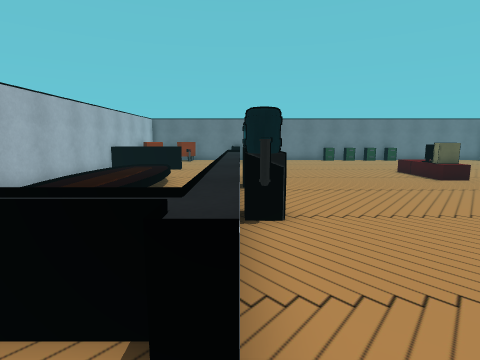
[1] (above)

23 first-person views from a walk through a scene from a Unity 3-D project. The camera is 1.5 m above the floor, tilts 8° down and sees 80° across. The floor is counted in squares, 1 m on a side. Each view is taken from the middle of a square. On the plan, view 1 faces up. The plan holds only what a view shows up to about 14 squares ahead; the rest is blank. The player character is not drawn. Some surface patterns are stand-ins.

[2]
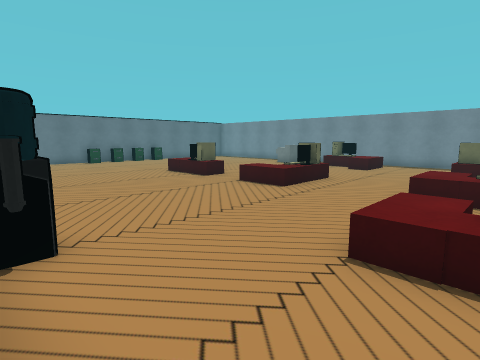

[3]
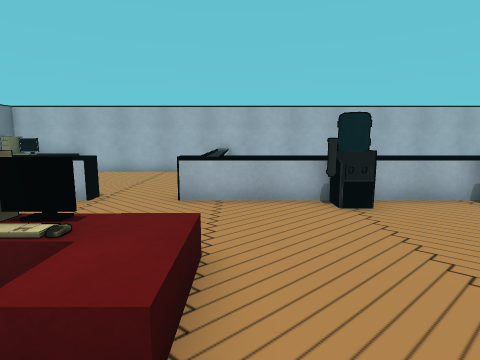

[4]
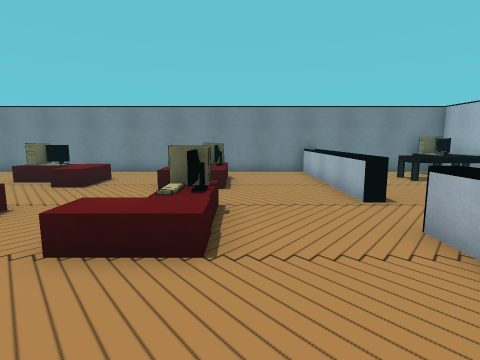

[5]
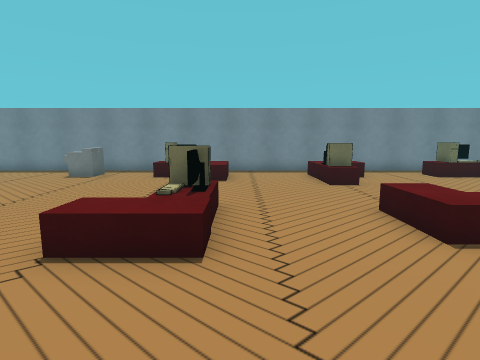

[6]
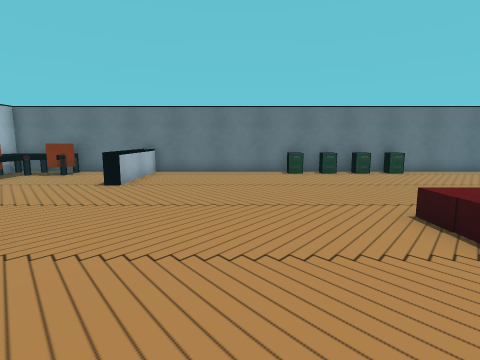

[7]
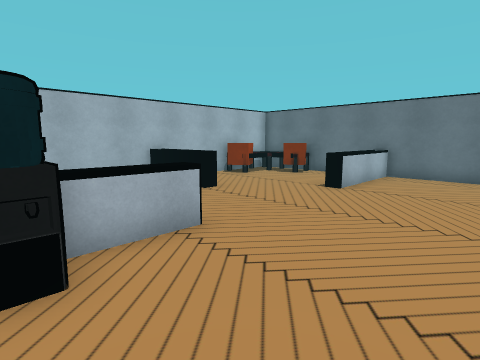

[8]
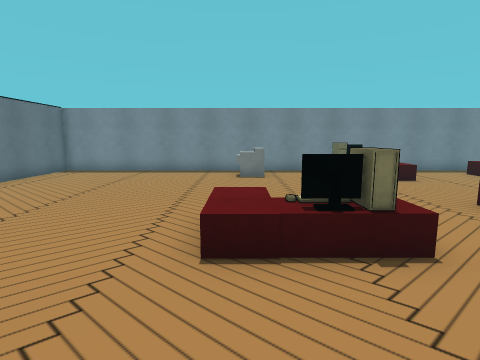

[9]
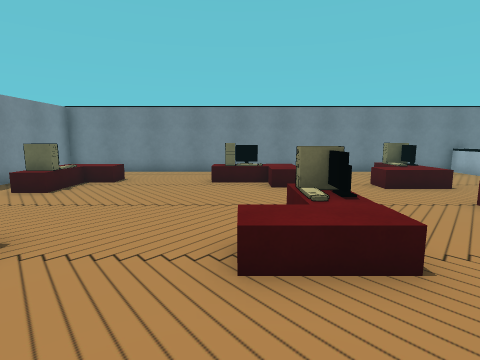

[10]
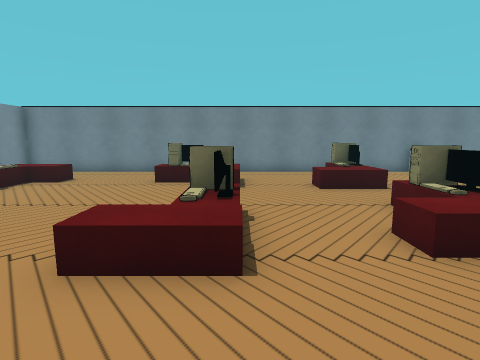

[11]
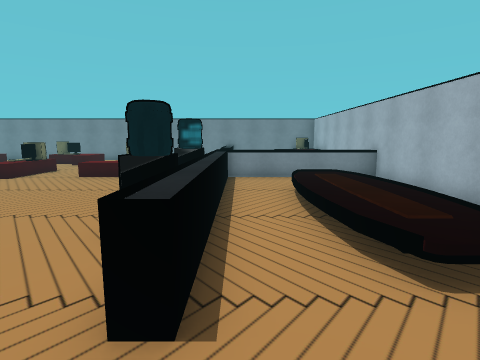

[12]
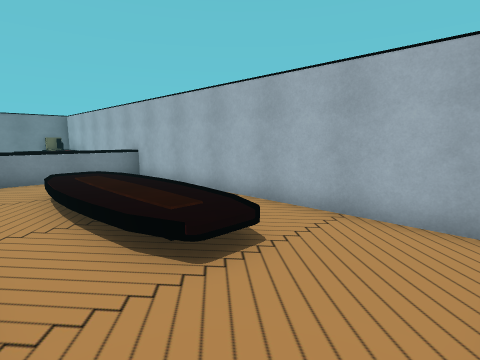

[13]
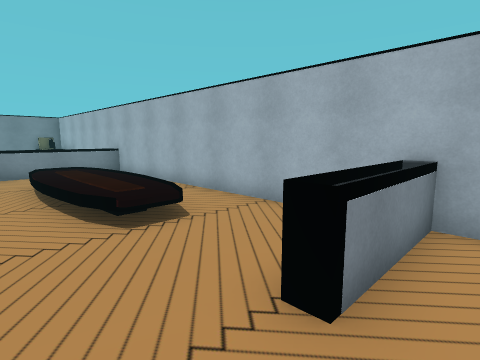

[14]
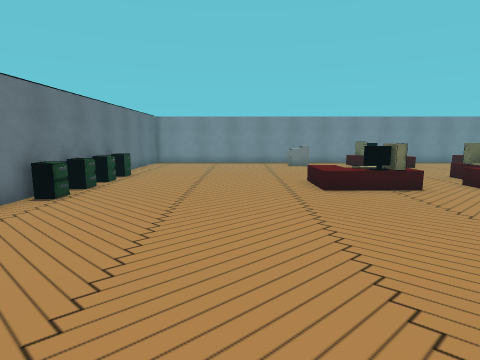

[15]
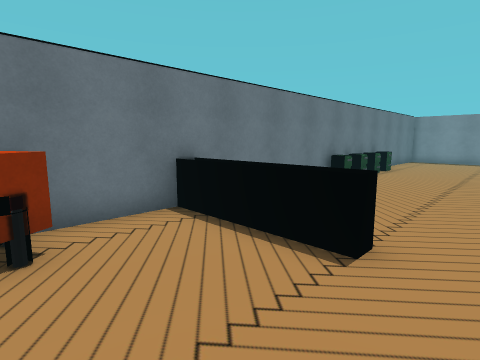

[16]
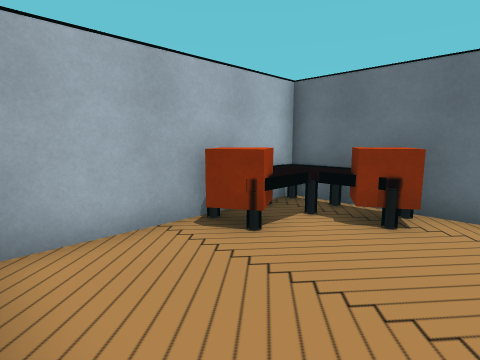

[17]
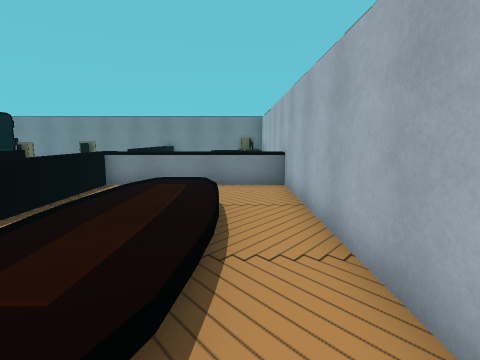

[18]
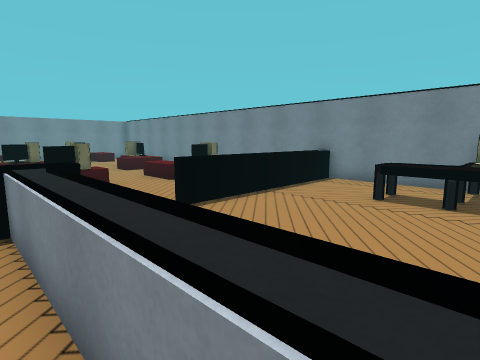

[19]
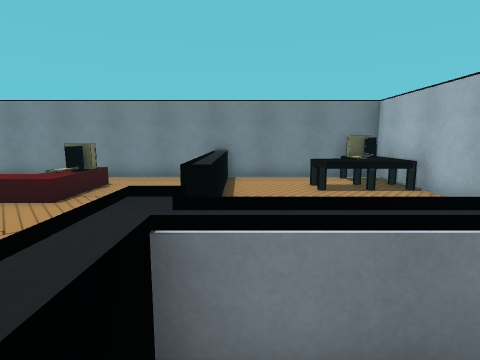

[20]
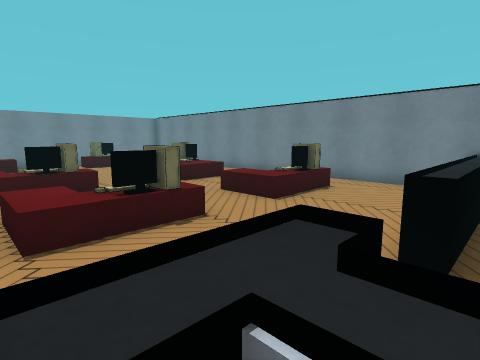

[21]
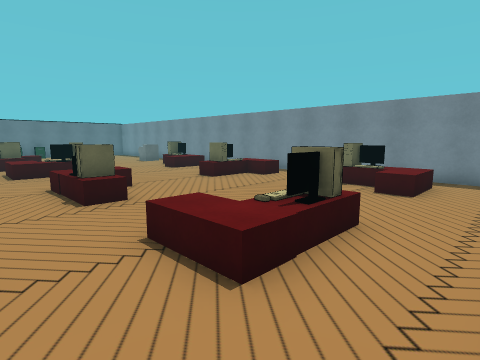

[22]
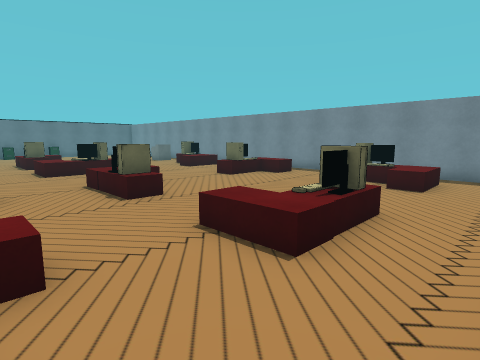

[23]
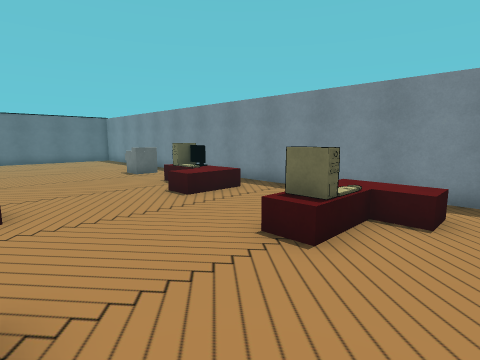

### Floor plan
Points are (right, up) in squares from view 1. A wall is a line through its corners. A room is listed if a view was taken in it or the views show most of it. See-through windows are left out.
Room 1 (views 1, 2)
walls: (0, -6.8) (0, -1.1); (-0.5, -7.5) (-0.5, -0.7) (0, -0.7); (-0.5, 2.5) (-2.1, 2.5); (-6.5, 2) (-6.5, -7.5) (0, -7.5)
ways out: opening at (0, 0.5) to room 2
objects: desk (-6, -7) to (-4, -5)
Room 2 (views 3, 4, 5, 6, 7, 8, 9, 10, 11, 12, 13, 14, 15, 16, 17, 18, 19, 20, 21, 22, 23)
walls: (-0.5, 8.4) (-0.5, 6.6); (-0.5, 5.2) (-0.5, 2.5) (-0.5, 5.6); (0, 12.1) (0, 1.4); (0, 3.5) (0, 5.6); (0, 1.5) (0, 3.4); (-1, 2) (-0.5, 2) (-0.5, 1.5); (0, -0.7) (0, -7.5) (18, -7.5) (18, 21.5) (-6.5, 21.5) (-6.5, 2); (-0.5, -0.8) (-0.5, -3); (-6.1, 2) (-2.2, 2); (-6.6, 2.5) (-0.5, 2.5); (0, 21.5) (0, 17.4) (-0.5, 17.4); (-6.6, 15) (-3, 15) (-3, 14.5) (-6.5, 14.5)
ways out: opening at (0, 0.5) to room 1
objects: other object (-6, 19) to (-5, 19); table (-6, 20) to (-5, 21); other object (-4, 5) to (-3, 11); other object (-4, 20) to (-4, 21); other object (0, 6) to (1, 6); other object (0, 9) to (1, 9); desk (4, -5) to (5, -3); desk (4, 0) to (5, 2); other object (6, 21) to (7, 21); desk (8, -5) to (11, -3); desk (8, 0) to (10, 3); desk (8, 7) to (10, 8); desk (8, 11) to (9, 13); other object (8, 21); other object (9, 21) to (10, 21); other object (11, 21); desk (14, 1) to (16, 3); desk (15, -5) to (16, -2); desk (15, 7) to (16, 9); other object (16, 12) to (16, 13)

Where each view was taken, in squares from view 1:
view 1: 0 up, 0 right, facing up
view 2: 1 up, 0 right, facing up-right
view 3: 3 up, 7 right, facing left
view 4: 6 up, 3 right, facing down
view 5: 6 up, 4 right, facing right
view 6: 8 up, 4 right, facing up
view 7: 9 up, 4 right, facing up-left
view 8: 13 up, 4 right, facing right
view 9: 6 up, 10 right, facing down
view 10: 6 up, 8 right, facing down
view 11: 14 up, 1 left, facing down
view 12: 14 up, 1 left, facing down-left
view 13: 16 up, 1 left, facing down-left
view 14: 16 up, 1 left, facing right
view 15: 16 up, 4 left, facing up-right
view 16: 15 up, 2 left, facing up-left
view 17: 12 up, 5 left, facing down
view 18: 3 up, 6 left, facing down-right
view 19: 4 up, 1 left, facing down
view 20: 3 up, 1 left, facing down-right
view 21: 7 down, 6 right, facing up-right
view 22: 7 down, 5 right, facing up-right
view 23: 0 up, 10 right, facing up-right
